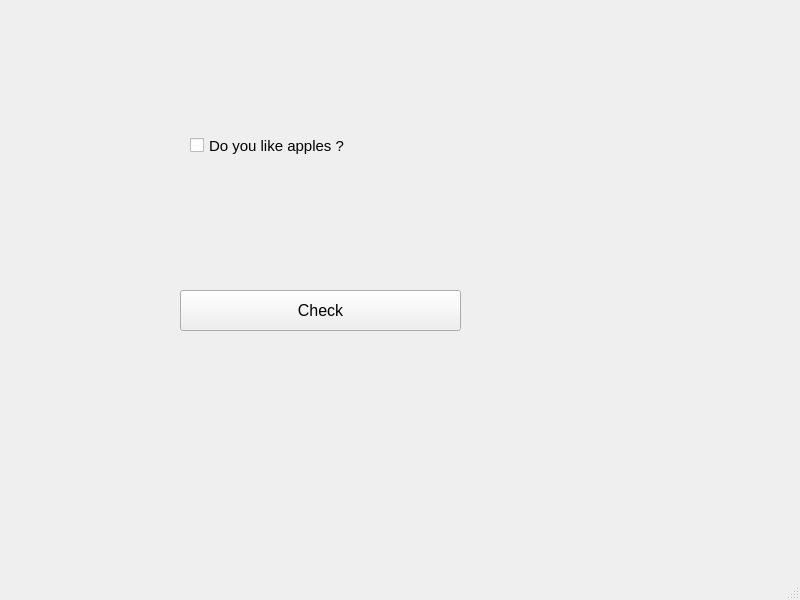
<?xml version="1.0" encoding="UTF-8"?>
<ui version="4.0">
 <class>MainWindow</class>
 <widget class="QMainWindow" name="MainWindow">
  <property name="geometry">
   <rect>
    <x>0</x>
    <y>0</y>
    <width>800</width>
    <height>600</height>
   </rect>
  </property>
  <property name="windowTitle">
   <string>MainWindow</string>
  </property>
  <widget class="QWidget" name="centralwidget">
   <widget class="QCheckBox" name="checkBox">
    <property name="geometry">
     <rect>
      <x>190</x>
      <y>110</y>
      <width>251</width>
      <height>71</height>
     </rect>
    </property>
    <property name="font">
     <font>
      <pointsize>11</pointsize>
     </font>
    </property>
    <property name="text">
     <string>Do you like apples ?</string>
    </property>
   </widget>
   <widget class="QPushButton" name="pushButton">
    <property name="geometry">
     <rect>
      <x>180</x>
      <y>290</y>
      <width>281</width>
      <height>41</height>
     </rect>
    </property>
    <property name="font">
     <font>
      <pointsize>12</pointsize>
     </font>
    </property>
    <property name="text">
     <string>Check</string>
    </property>
   </widget>
  </widget>
  <widget class="QMenuBar" name="menubar">
   <property name="geometry">
    <rect>
     <x>0</x>
     <y>0</y>
     <width>800</width>
     <height>26</height>
    </rect>
   </property>
  </widget>
  <widget class="QStatusBar" name="statusbar"/>
 </widget>
 <resources/>
 <connections/>
</ui>
